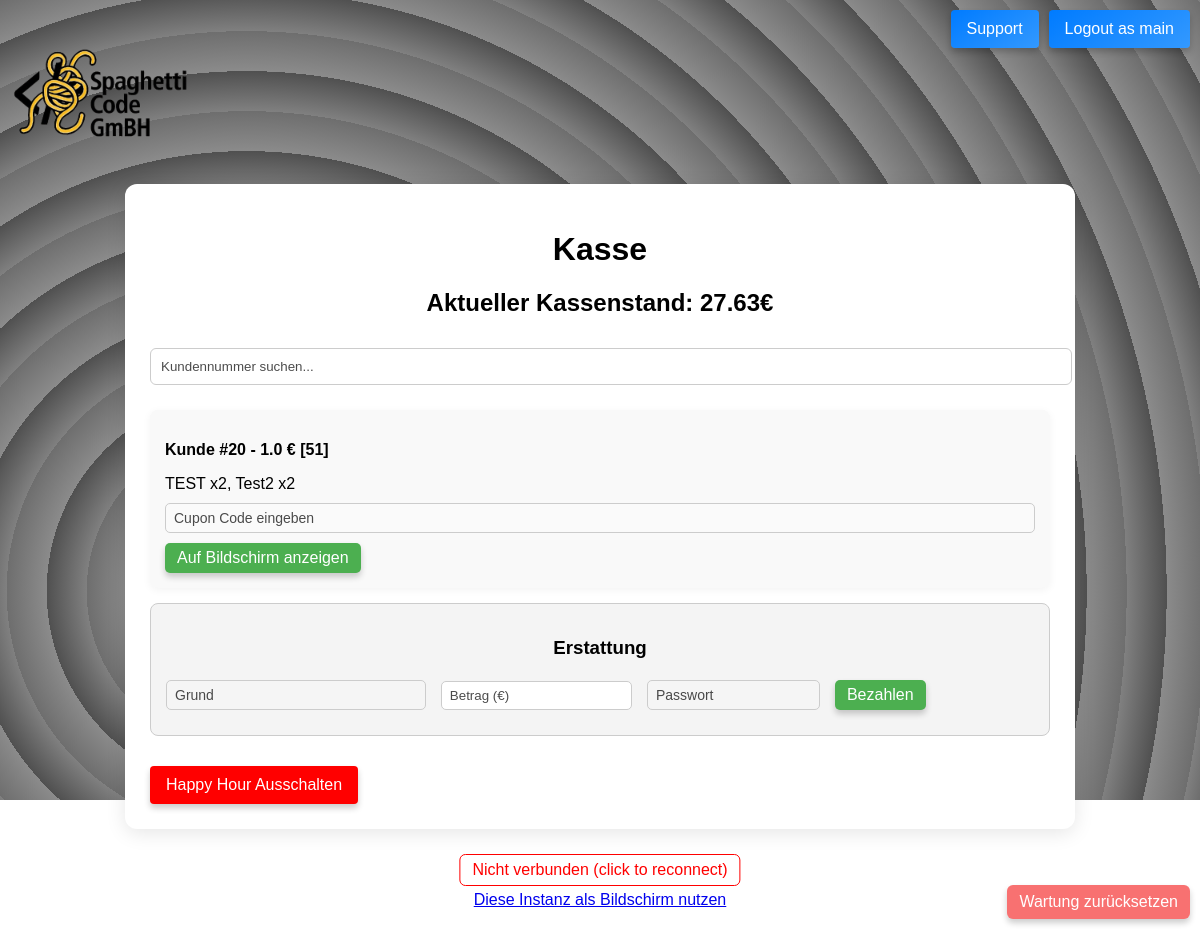
The page /pay/ (signed in) on the database its author committed.
### main/models.py (models this page shows, shortened)
class Order(models.Model):
    customer = models.ForeignKey(Customers, on_delete=models.CASCADE)
    time = models.DateTimeField(auto_now_add=True)
    price = models.FloatField()
    payed = models.BooleanField(default=False)
    picked_up = models.BooleanField(default=False)
    products = models.ManyToManyField(Product, through='OrderItem')
    cupon = models.ForeignKey('Cupon', null=True, blank=True, on_delete=models.SET_NULL)

class Customers(models.Model):
    id = models.AutoField(primary_key=True)

class OrderItem(models.Model):
    order = models.ForeignKey(Order, on_delete=models.CASCADE)
    product = models.ForeignKey(Product, on_delete=models.CASCADE)
    quantity = models.IntegerField(default=1)
    price_at_order = models.FloatField(default=0)  # store price at the moment of ordering
    class Meta:
        unique_together = ('order', 'product')

class Product(models.Model):
    name = models.CharField(max_length=50)
    price = models.FloatField()
    happy_hour_price = models.FloatField()
    needs_kitchen = models.BooleanField(default=False)
    shop = models.ForeignKey("Shop", on_delete=models.CASCADE)

### main/views.py (the view)
# urls.py: path("pay/", cash_register, name="cash_register"),
def cash_register(request):
    if not request.user.is_staff:
        log(f"{request.user.username} tried to access cash register page, but failed because he is not a staff member", 2)
        messages.error(request, 'You are not allowed to access this page, because you are not a staff member')
        return redirect('index')
    log(f"{request.user.username} accessed {request.META.get('HTTP_REFERER', '/')} page")
    orders = Order.objects.filter(payed=False)
    current_money = sum(income.price for income in Income.objects.all())
    print(current_money)
    order = orders.first()
    if order:
        for order_item in order.orderitem_set.all():
            print("Order product quantity: ", order_item.quantity)
    happyhour = HappyHour.objects.first().status
    return render(request, 'cash_register.html', {'orders': orders, 'income': current_money, 'happyhour': happyhour})

### main/log.py (called while the page is built, shortened)
def log(message, level=0):
    info = None
    if level == 0:
        info = ('[Info] ' + message + ' --at-- ' + str(datetime.now()))
    elif level == 1:
        info = ('[Warning] ' + message + ' --at-- ' + str(datetime.now()))
    elif level == 2:
        info = ('[Error] ' + message + ' --at-- ' + str(datetime.now()))
    elif level == 3:
        info = ('[Critical Error] ' + message + ' --at-- ' + str(datetime.now()))
    os.makedirs('logs', exist_ok=True)
    with open('logs/log-' + str(dt.date.today()) + '.txt', 'a') as f:
        f.write(info + '\n')

### main/templates/cash_register.html (shortened to what this page needs)
{% extends "base.html" %}
{% block content %}
<div class="container" style="max-width: 900px; margin: 80px auto; background: #fff; padding: 25px; border-radius: 12px; box-shadow: 0 4px 20px rgba(0,0,0,0.1);">
    <h1 style="text-align:center; margin-bottom: 20px;">Kasse</h1>
    <h2 style="text-align:center; margin-bottom: 30px;">Aktueller Kassenstand: <span id="income">{{ income }}</span>€</h2>
    <input type="number" id="order-search" placeholder="Kundennummer suchen..." style="width:100%; padding:10px; margin-bottom:25px; border-radius:6px; border:1px solid #ccc;">
    <div id="connection" style="position: fixed; bottom: 20px; left: 50%; transform: translateX(-50%); text-align: center;">
        <p id="connection-status" style="margin: 0; padding: 6px 12px; border-radius: 6px; cursor: pointer; color: red; border: 1px solid red;">
        </p>
        <a href="{% url 'pay_Screen' %}" style="display:block; margin-top:5px;">Diese Instanz als Bildschirm nutzen</a>
    </div>
    <div id="orders" style="color:black">
        {% for order in orders %}
            <div class="order-card" id="order-{{ order.id }}" data-customer-id="{{ order.customer.id }}" style="background:#f9f9f9; padding:15px; margin-bottom:15px; border-radius:8px; box-shadow:0 2px 8px rgba(0,0,0,0.05);">
                <p style="font-weight:bold; margin-bottom:8px;">Kunde #{{ order.customer.id }} - <span> {{ order.price }} </span>€ [{{order.id}}]</p>
                <p style="margin-bottom:10px;">
                    {% for product in order.orderitem_set.all %}
                        {{ product.product.name }} x{{ product.quantity }}{% if not forloop.last %}, {% endif %}
                    {% endfor %}
                </p>
                <input type="text" class="cupon-input" placeholder="Cupon Code eingeben" autocomplete="off" style="margin-bottom:10px; padding:6px 8px; width:100%; border-radius:5px; border:1px solid #ccc; color: black">
                <button class="display-pay-button" data-order-id="{{ order.id }}" style="padding:6px 12px; border:none; border-radius:5px; background:#4caf50; color:white; cursor:pointer;">Auf Bildschirm anzeigen</button>
            </div>
        {% endfor %}
    </div>
    <div id="pay-sb-form" style="margin-bottom: 30px; padding: 15px; border:1px solid #ccc; border-radius:8px; background:#f4f4f4;">
        <h3>Erstattung</h3>
        <input type="text" id="sb-reason" placeholder="Grund" style="padding:6px 8px; width:30%; margin-right:10px; border-radius:5px; border:1px solid #ccc;">
        <input type="number" id="sb-price" placeholder="Betrag (€)" style="padding:6px 8px; width:20%; margin-right:10px; border-radius:5px; border:1px solid #ccc;">
        <input type="password" id="sb-password" placeholder="Passwort" style="padding:6px 8px; width:20%; margin-right:10px; border-radius:5px; border:1px solid #ccc;">
        <button id="pay-sb-btn" style="padding:6px 12px; border:none; border-radius:5px; background:#4caf50; color:white; cursor:pointer;">Bezahlen</button>
    </div>
    {% if happyhour %}
        <button onclick="toggleHappyHour()" class="hh-active">Happy Hour Ausschalten</button>
    {% else %}
        <button onclick="toggleHappyHour()" class="hh-inactive">Happy Hour Einschalten</button>
    {% endif %}
</div>
{% endblock content %}

### main/templates/base.html (shortened to what this page needs)
{% load static %}
<!DOCTYPE html>
<html lang="en">
<head>
</head>
<body>
<div id="logo-container">
    <a href="/"><img src="{% static 'main/logo.png' %}" alt="Logo"></a>
</div>
<div id="content">
    <div id="auth-buttons">
        {% if user.is_authenticated %}
            <a href="/help"><button type="button">Support</button></a>
            <form method="post" action="{% url 'logout' %}">
                <button type="submit">Logout as {{ user.username }}</button>
            </form>
        {% else %}
            <button type="button" onclick="window.location.href='{% url 'login' %}'">Login</button>
            <button type="button" onclick="window.location.href='{% url 'signup' %}'">Signup</button>
        {% endif %}
        {% if request.session.maintenance_bypass %}
<div style="position: fixed; bottom: 10px; right: 10px; z-index: 999;">
    <form method="post" action="{% url 'maintenance-page' %}">
        <button type="submit" style="background:#f87171;color:white;padding:8px 12px;border:none;border-radius:6px;">
            Wartung zurücksetzen
        </button>
    </form>
</div>
{% endif %}
    </div>
    {% block content %}{% endblock content %}
</div>
</body>
</html>

### main/templates/base.html (style rules this page uses)
body, html { margin: 0; padding: 0; height: 100%; font-family: Arial, sans-serif; color: #f0f0f0; }
#content { position: relative; z-index: 0; padding: 0px 20px 20px 20px; top: -100px; }
h1, h2, h3, h4, h5, h6 { margin-bottom: 20px; line-height: 1.2; text-align: center; }
p { margin-bottom: 15px; }
input[type="text"], input[type="email"], input[type="password"], textarea { width: 100%; padding: 10px; margin-bottom: 10px; border: 1px solid #bbb; border-radius: 4px; box-sizing: border-box; font-size: 14px; background-color: rgba(255,255,255,0.1); color: #fff; }
button, input[type="submit"] { background: linear-gradient(145deg, #007bff, #3399ff); color: #fff; border: none; padding: 10px 16px; cursor: pointer; border-radius: 4px; font-size: 16px; transition: all 0.3s ease; box-shadow: 0 4px 6px rgba(0,0,0,0.2); }
#auth-buttons { position: fixed; top: 10px; right: 10px; display: flex; gap: 10px; z-index: 10; }
#logo-container img { height: 200px; }

### main/templates/cash_register.html (style rules this page uses)
.hh-active { background: red !important; color: white !important; border: none !important; }

### rows shown on the page
Order: customer.id "20", price "1.0", id "51"
OrderItem: product.name "TEST", quantity "2"
OrderItem: product.name "Test2", quantity "2"

### other values the page prints
{{ user.username }} "main"
{{ income }} "27.63"
